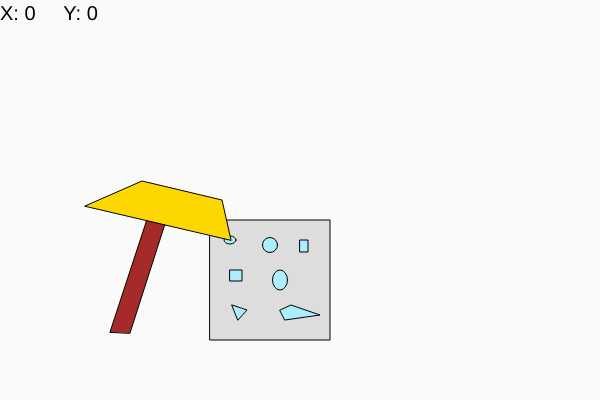
Frame 1 (no input)
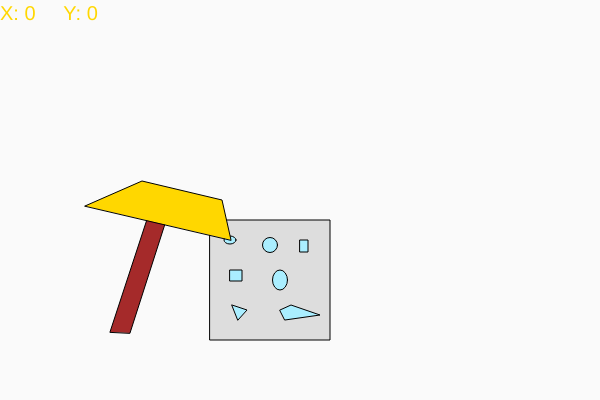
Frame 60 (no input)
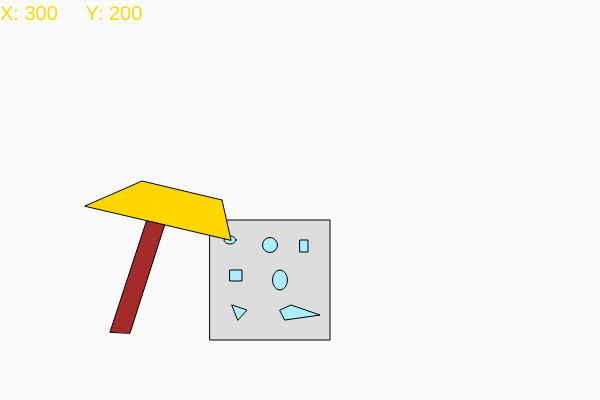
Frame 120 (the mouse pressed at the canvas centre since frame 60)

The p5.js sketch that drew these frames (run headless with seeded random() and noise() and a simulated clock; from frame 60 on, the mouse is pressed at the canvas centre):

// p5.js sketch
// ── sketch.js
function setup() {
  createCanvas(600, 400);
  textSize(20);  // 텍스트 크기 설정
  fill(0);       // 텍스트 색상 설정 (검정색)
}

function draw() {
  background(250);
  text("X: " + mouseX + "     Y: " + mouseY, 0, 20);  // 텍스트 출력
  
  // 아래에 본인의 코드 입력
  
  strokeWeight(1);
  fill('#dddddd');
  rect(210,220,120,120);
  
  fill('#aaeeff');
  ellipse(230,240,12,8);
  ellipse(280,280,15,20);
  circle(270,245,15);
  rect(300,240,8,12);
  triangle(232,305,247,310,238,320);
  rect(230,270,12,11);
  quad(280,310,291,305,320,315,285,320);
  
  fill('brown');
  quad(110,332,155,195,173,199,130,333);
  
  fill('gold');
  quad(85,206,142,181,222, 200,231,240);
  
  
}
